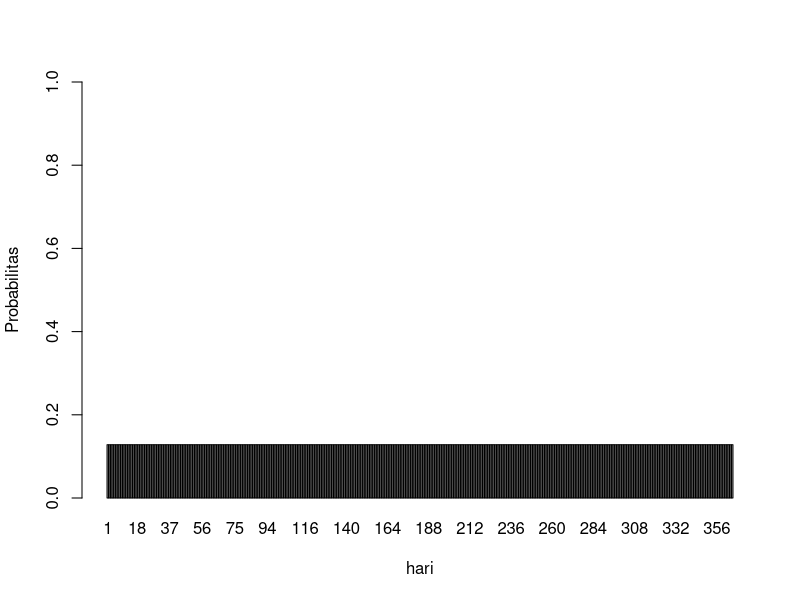

This chart was generated by the following R code:

lamda <- 4.5 * 1 #rata-rata kejadian 4.5/hari
nx <- 6 # harapan kejadian
#3.a
dpois(nx, lamda)

#3.b
data = data.frame(y=c(dpois(nx, lamda)), x=c(1:365))
barplot(data$y, names.arg=data$x, ylab="Probabilitas", xlab="hari", ylim=0:1)

#3.c dari hasil a dan b, dapat dilihat bahwa probabilitas kejadian untuk x kejadian per hari
#dengan rata-rata harian (lamda) yang sama akan selalu menghasilkan nilai probablitas yang sama pula
#antara kejadian di suatu hari(a) dan setiap hari dalam setahun(b).

#3.d
#rataan 
rataan <- lamda
rataan
#varian
varian <- lamda
varian